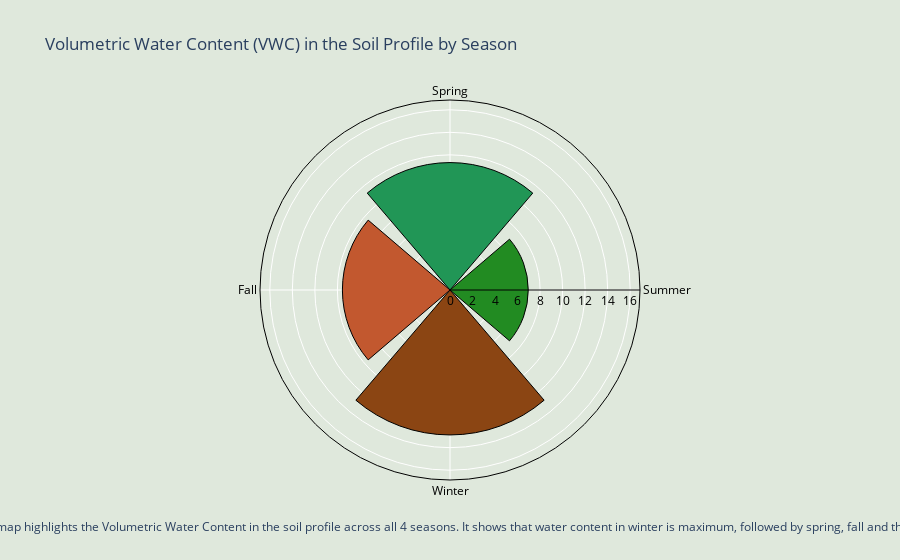

Notebook code cell kept with this figure:
### Code cell
import pandas as pd
import plotly.graph_objects as go

# Load the imputed dataset
climate_data = pd.read_csv("DataSet/climate_change_imputed.csv")

# Summarize the data to calculate the average VWC for each season
def summarize_vwc(data):
    summary = {
        'VWC_Summer': data['VWC_Summer_whole'].mean(skipna=True),
        'VWC_Spring': data['VWC_Spring_whole'].mean(skipna=True),
        'VWC_Fall': data['VWC_Fall_whole'].mean(skipna=True),
        'VWC_Winter': data['VWC_Winter_whole'].mean(skipna=True)
    }
    return pd.Series(summary)

vwc_summary = summarize_vwc(climate_data)

# Scale up the values for better visibility
scale_factor = 100
vwc_summary = vwc_summary * scale_factor

# Create data frame suitable for polar bar chart
vwc_data = pd.DataFrame({
    'Season': ["Summer", "Spring", "Fall", "Winter"],
    'VWC': vwc_summary.values
})

# Check the summary values
print(vwc_summary)

# Create polar bar chart with Plotly
fig = go.Figure()

fig.add_trace(go.Barpolar(
    r=vwc_data['VWC'],
    theta=vwc_data['Season'],
    marker=dict(
        color=["#228B22", "#219656", "#c2582f", "#8B4513"],
        line=dict(color='black', width=1)
    )
))

fig.update_layout(
    title='Volumetric Water Content (VWC) in the Soil Profile by Season',
    polar=dict(
        bgcolor='#dfe8dc',  # Background color of the polar plot
        radialaxis=dict(visible=True, range=[0, max(vwc_data['VWC']) + 4], linecolor='black', tickfont=dict(color='black')),
        angularaxis=dict(linecolor='black', tickfont=dict(color='black'))
    ),
    showlegend=False,
    plot_bgcolor='#dfe8dc',  # Background color of the plots
    paper_bgcolor='#dfe8dc',  # Background color of the whole figure
    annotations=[
        dict(
            xref='paper', yref='paper',
            x=0.5, y=-0.15,
            showarrow=False,
            text='Fig 5 . This map highlights the Volumetric Water Content in the soil profile across all 4 seasons. It shows that water content in winter is maximum, followed by spring, fall and then summer',
            font=dict(size=12),
            align='center'
        )
    ]
)

# Save the plot as an HTML file
fig.write_html('vwc.html', auto_open=True)

fig.show()

### Figure 1 — Plotly figure (JSON) as saved in the notebook; plotly's stock layout.template omitted (floating-point values rounded to 4 significant figures)
{"data": [{"marker": {"color": ["#228B22", "#219656", "#c2582f", "#8B4513"], "line": {"color": "black", "width": 1}}, "r": [6.949, 11.32, 9.554, 12.87], "theta": ["Summer", "Spring", "Fall", "Winter"], "type": "barpolar"}], "layout": {"annotations": [{"align": "center", "font": {"size": 12}, "showarrow": false, "text": "Fig 5 . This map highlights the Volumetric Water Content in the soil profile across all 4 seasons. It shows that water content in winter is maximum, followed by spring, fall and then summer", "x": 0.5, "xref": "paper", "y": -0.15, "yref": "paper"}], "paper_bgcolor": "#dfe8dc", "plot_bgcolor": "#dfe8dc", "polar": {"angularaxis": {"linecolor": "black", "tickfont": {"color": "black"}}, "bgcolor": "#dfe8dc", "radialaxis": {"linecolor": "black", "range": [0, 16.87], "tickfont": {"color": "black"}, "visible": true}}, "showlegend": false, "title": {"text": "Volumetric Water Content (VWC) in the Soil Profile by Season"}}}
